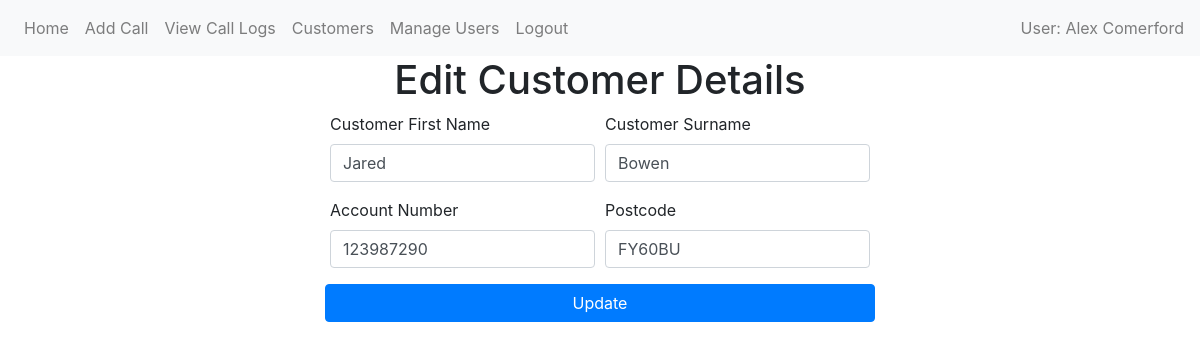
The page /edit-customer/1 (signed in) on the database its author committed.
### website/models/user.py (models this page shows)
class User(db.Model, UserMixin):
    id = db.Column(db.Integer, primary_key=True)
    email = db.Column(db.String(150), unique=True)
    password = db.Column(db.String(20))
    first_name = db.Column(db.String(50))
    last_name = db.Column(db.String(50), nullable=False)
    is_admin = db.Column(db.Boolean, default=False)
    calls_handled = db.relationship('Call', back_populates='user')

### website/models/customer.py (models this page shows)
class Customer(db.Model):
    id = db.Column(db.Integer, primary_key=True)
    first_name = db.Column(db.String(100))
    last_name = db.Column(db.String(50))
    account_number = db.Column(db.Integer, unique=True)
    postcode = db.Column(db.String(8))
    calls = relationship('Call', back_populates='customer')

### website/views/customers/edit.py (the view, shortened to what this page needs)
@views.route('/edit-customer/<int:id>', methods=['GET', 'POST'])
@login_required
def edit_customer(id):
    customer_to_edit = Customer.query.get_or_404(id)
    return render_template('customers/edit.html', customer_to_edit=customer_to_edit, user=current_user)

### website/__init__.py (called while the page is built)
def create_app():
    app = Flask(__name__)
    app.config['SECRET_KEY'] = 'hjshjhdjah kjshkjdhjs'
    app.config['SQLALCHEMY_DATABASE_URI'] = f'sqlite:///{DB_NAME}'
    db.init_app(app)
    migrate.init_app(app, db)
    from website.models import User, Call, Customer  #Importing all models
    login_manager = LoginManager()
    login_manager.login_view = 'auth.login'
    login_manager.init_app(app)
    from .views import views
    from .views.auth import auth
    from .views.admin.manage_users import admin
    app.register_blueprint(views, url_prefix='/')
    app.register_blueprint(auth, url_prefix='/')
    app.register_blueprint(admin, url_prefix='/')
    from flask_login import current_user
    @app.context_processor
    def inject_user():
        return dict(user=current_user)
    @login_manager.user_loader
    def load_user(id):
        return User.query.get(int(id))
    return app

### website/templates/customers/edit.html (shortened to what this page needs)
{% extends "shared/base.html" %} {% block title %}Edit Customer{% endblock %} {%
block content %}
<h1 align="center">Edit Customer Details</h1>
<div class="container d-flex justify-content-center align-items-center">
  <form method="POST" class="w-50">
    <div class="form-row">
      <div class="form-group col-md-6">
        <label for="customer_first_name">Customer First Name</label>
        <input
          type="text"
          class="form-control"
          id="customer_first_name"
          name="customer_first_name"
          value="{{ customer_to_edit.first_name | title  }}"
          required
        />
      </div>
      <div class="form-group col-md-6">
        <label for="customer_last_name">Customer Surname</label>
        <input
          type="text"
          class="form-control"
          id="customer_last_name"
          name="customer_last_name"
          value="{{ customer_to_edit.last_name | title  }}"
          required
        />
      </div>
    </div>
    <div class="form-row">
      <div class="form-group col-md-6">
        <label for="account_number">Account Number</label>
        <input
          type="number"
          class="form-control"
          id="account_number"
          name="account_number"
          value="{{ customer_to_edit.account_number }}"
        />
      </div>
      <div class="form-group col-md-6">
        <label for="postcode">Postcode</label>
        <input
          type="text"
          class="form-control"
          id="postcode"
          name="postcode"
          value="{{ customer_to_edit.postcode | upper }}"
          required
        />
      </div>
    </div>
    <div class="form-row">
      <button type="submit" class="btn btn-primary w-100">Update</button>
    </div>
  </form>
  {% endblock %}

### website/templates/shared/base.html (shortened to what this page needs)
<!DOCTYPE html>
<html>
  <head>
    <link
      rel="stylesheet"
      href="https://stackpath.bootstrapcdn.com/bootstrap/4.4.1/css/bootstrap.min.css"
    />
    <link
      rel="stylesheet"
      href="https://cdn.jsdelivr.net/npm/bootstrap-icons@1.3.0/font/bootstrap-icons.css"
    />
  </head>
  <body>
    <nav class="navbar navbar-expand-lg navbar-light bg-light">
      <div class="collapse navbar-collapse" id="navbar">
        <div class="navbar-nav">
          {% if user.is_authenticated %}
          <a class="nav-item nav-link" id="home" href="/">Home</a>
          <a class="nav-item nav-link" id="Call" href="/add-call">Add Call</a>
          <a class="nav-item nav-link" id="view_call_log" href="/calls"
            >View Call Logs</a
          >
          <a class="nav-item nav-link" id="customers" href="/customers"
            >Customers</a
          >
          {% if user.is_admin %}
          <a class="nav-item nav-link" id="admin" href="/users">Manage Users</a>
          {% endif %}
          <a class="nav-item nav-link" id="logout" href="/logout">Logout</a>
          {% else %}
          <a class="nav-item nav-link" id="login" href="/login">Login</a>
          <a class="nav-item nav-link" id="register" href="/register"
            >Register</a
          >
          {% endif %}
        </div>
        {% if user.is_authenticated %}
        <span class="navbar-text ml-auto"
          >User: {{ user.first_name | title }} {{ user.last_name | title}}</span
        >
        {% endif %}
      </div>
    </nav>
    <div class="container">{% block content %} {% endblock %}</div>
  </body>
</html>

### website/templates/shared/base.html (style rules this page uses)
input[type="number"] { appearance: textfield; }

### rows shown on the page
User: first_name "Alex", last_name "Comerford"
Customer: customer_first_name "Jared", customer_last_name "Bowen", account_number "123987290", postcode "FY60BU"
